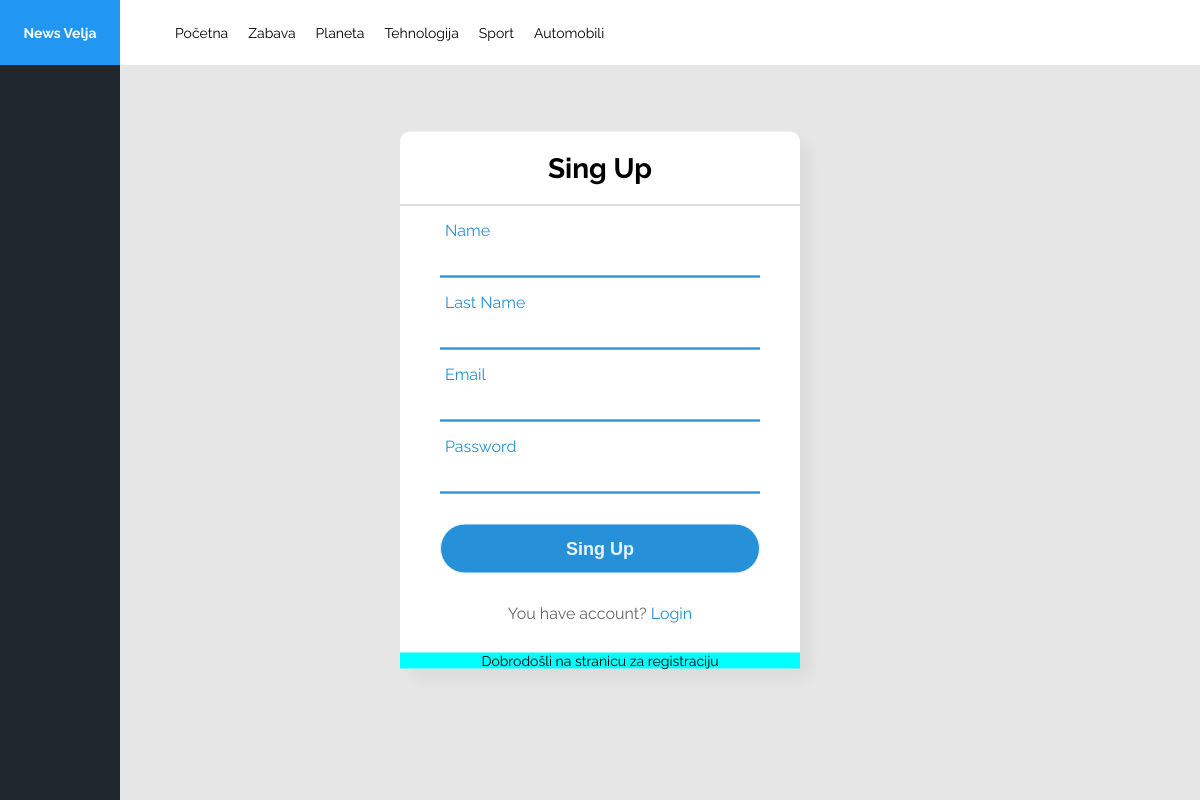
/novine/login/singup.php, run on the app's committed database.
### tables this page shows
CREATE TABLE IF NOT EXISTS `kategorije` (
  `id` int(10) UNSIGNED NOT NULL AUTO_INCREMENT,
  `naziv` varchar(50) NOT NULL,
  PRIMARY KEY (`id`)
);

### novine/login/singup.php (the view, shortened to what this page needs)
<?php
require_once("../funkcije.php");
if (!$db = konekcija()) exit();
$poruka = "";
?>
<!DOCTYPE html>
<html lang="en">
<head>
    <link rel="stylesheet" href="style2.css">
</head>
<body>
<header>
    <nav class="navigation">
      <div class="logotype">News Velja</div>
      <ul class="categories">
        <li class="category-item"><a href='../index.php'>Početna</a></li>
        <?php $upit = "SELECT * FROM kategorije";
        $rez = mysqli_query($db, $upit);
        while ($red = mysqli_fetch_assoc($rez)) {
            echo "<li class='category-item'><a href='../index.php?kategorija={$red['id']}'>{$red['naziv']}</a></li> ";
        }  ?>
      </ul>
    </nav>
    </header>
    <div class="wrapper">
        <aside class="sidebar">
        </aside>
        <main class="content">
            <div class="feed-grid">
                <div class="center">
                    <h1>Sing Up</h1>
                    <form action="#" method="post">
                    <div class="txt_field">
                            <input type="text" name="ime">
                            <label>Name</label>
                        </div>
                        <div class="txt_field">
                            <input type="text" name="prezime">
                            <label>Last Name</label>
                        </div>
                        <div class="txt_field">
                            <input type="text" name="email">
                            <label>Email</label>
                        </div>
                        <div class="txt_field">
                            <input type="text" name="lozinka">
                            <label>Password</label>
                        </div>
                        <input type="submit" name="login" value="Sing Up">
                        <div class="signup_link">
                            You have account? <a href="login.php">Login</a><br>
                        </div>
                    </form>
                    <?php
                        if(isset($_POST['ime']) AND isset($_POST['prezime']) AND isset($_POST['email']) AND isset($_POST['lozinka']))
                        {
                            $ime=trim($_POST['ime']);
                            $prezime=trim($_POST['prezime']);
                            $email=trim($_POST['email']);
                            $lozinka=trim($_POST['lozinka']);
                            if($ime!="" AND $prezime!="" AND $email!="" AND $lozinka!="")
                            {
                                $ime = mysqli_real_escape_string($db, $ime);
                                $prezime = mysqli_real_escape_string($db, $prezime);
                                $email = mysqli_real_escape_string($db, $email);
                                $lozinka = mysqli_real_escape_string($db, $lozinka);
                                if($email AND $lozinka)
                                {
                                    $upit="INSERT INTO korisnici (ime, prezime, email, lozinka) VALUES ('{$ime}','{$prezime}','{$email}','{$lozinka}')";
                                    $rez=mysqli_query($db, $upit);
                                    if(!mysqli_errno($db))
                                    {
                                        $id= mysqli_insert_id($db);
                                        $poruka= Poruka::uspeh("Uspešno dodat korisnik sa id: {$id}");
                                        Log::upisi("../logs/".date("Y-m-d")."_korisnici.log", "Uspešno dodat korisnik sa id: {$id} od strane {$email}");
                                    }
                                    else
                                    {
                                        $poruka = Poruka::greska("Greska pri prijavljivanju!" );
                                        Log::upisi("../logs/".date("Y-m-d")."_logovanja.log", "Korisnik sa email adresom '{$email}' nije registrovan");
                                    }
                                }
                                else
                                {
                                    $poruka = Poruka::greska("Podaci sadrže nedozvoljene karaktere!!!!");
                                    Log::upisi("../logs/".date("Y-m-d")."_logovanja.log", "Podaci sadrže nedozvoljene karaktere: {$email} {$lozinka} - {$_SERVER['REMOTE_ADDR']}");
                                }
                            }
                            else
                            $poruka = Poruka::greska("Svi podaci su obavezni");
                        }
                        else
                        $poruka = Poruka::info("Dobrodošli na stranicu za registraciju");
                    ?>
                    <div id="center"><?php echo $poruka?></div>
                </div>
            </div>
                </div>
</body>
</html>

### novine/login/style2.css (style rules this page uses)
* { box-sizing: border-box; margin: 0; padding: 0; }
a { text-decoration: none; color: black; }
ul { margin: 0; padding: 0; list-style: none; }
body { display: flex; flex-direction: column; min-height: 100vh; font-family: "Raleway", sans-serif; font-size: 14px; }
.wrapper { display: flex; background-color: pink; flex-grow: 1; }
header { display: flex; height: 65px; background-color: #ffffff; align-items: center; justify-content: space-between; margin-right: 10%; }
.sidebar { min-width: 120px; background-color: #1f282f; }
.content { width: 100%; padding: 50px; background-color: #e6e6e6; }
.feed-grid { display: flex; max-width: 1170px; margin: 0 auto; flex-flow: row wrap; justify-content: center; align-content: flex-start; }
.navigation { display: flex; align-items: center; }
.logotype { display: flex; width: 120px; min-width: 120px; height: 65px; color: #ffffff; background-color: #2196f3; font-weight: bold; align-items: center; justify-content: center; }
.categories { display: flex; margin-left: 45px; }
.category-item { margin: 0 10px; }
.center { position: absolute; top: 50%; left: 50%; transform: translate(-50%, -50%); width: 400px; background: white; border-radius: 10px; box-shadow: 10px 10px 15px rgba(0,0,0,0.05); }
.center h1 { text-align: center; padding: 20px 0; border-bottom: 1px solid silver; }
.center form { padding: 0 40px; box-sizing: border-box; }
form .txt_field { position: relative; border-bottom: 2px solid #adadad; margin: 30px 0; }
.txt_field input { width: 100%; padding: 0 5px; height: 40px; font-size: 16px; border: none; background: none; outline: none; }
.txt_field label { position: absolute; top: 50%; left: 5px; color: #adadad; transform: translateY(-50%); font-size: 16px; pointer-events: none; transition: .5s; }
.txt_field input:focus ~ label, .txt_field input:valid ~ label { top: -5px; color: #2691d9; }
input[type="submit"] { width: 100%; height: 50px; border: 1px solid; background: #2691d9; border-radius: 25px; font-size: 18px; color: #e9f4fb; font-weight: 700; cursor: pointer; outline: none; }
.signup_link { margin: 30px 0; text-align: center; font-size: 16px; color: #666666; }
.signup_link a { color: #2691d9; text-decoration: none; }

### data on the page
kategorije: naziv "Zabava"
kategorije: naziv "Planeta"
kategorije: naziv "Tehnologija"
kategorije: naziv "Sport"
kategorije: naziv "Automobili"

### other printed values
$str "Dobrodošli na stranicu za registraciju"
